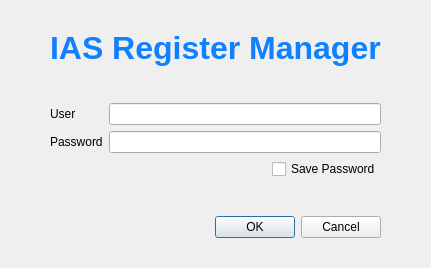
<?xml version="1.0" encoding="UTF-8"?>
<ui version="4.0">
 <class>LoginDialog</class>
 <widget class="QDialog" name="LoginDialog">
  <property name="geometry">
   <rect>
    <x>0</x>
    <y>0</y>
    <width>400</width>
    <height>268</height>
   </rect>
  </property>
  <property name="windowTitle">
   <string>IAS Register Manager Login</string>
  </property>
  <layout class="QVBoxLayout" name="verticalLayout">
   <property name="leftMargin">
    <number>50</number>
   </property>
   <property name="topMargin">
    <number>30</number>
   </property>
   <property name="rightMargin">
    <number>50</number>
   </property>
   <property name="bottomMargin">
    <number>30</number>
   </property>
   <item>
    <layout class="QHBoxLayout" name="horizontalLayout">
     <item>
      <spacer name="horizontalSpacer">
       <property name="orientation">
        <enum>Qt::Horizontal</enum>
       </property>
       <property name="sizeHint" stdset="0">
        <size>
         <width>40</width>
         <height>20</height>
        </size>
       </property>
      </spacer>
     </item>
     <item>
      <widget class="QLabel" name="label_title">
       <property name="text">
        <string>&lt;html&gt;&lt;head/&gt;&lt;body&gt;&lt;p&gt;&lt;span style=&quot; font-size:24pt; font-weight:600; color:#0f80ff;&quot;&gt;IAS Register Manager&lt;/span&gt;&lt;/p&gt;&lt;/body&gt;&lt;/html&gt;</string>
       </property>
       <property name="textFormat">
        <enum>Qt::RichText</enum>
       </property>
      </widget>
     </item>
     <item>
      <spacer name="horizontalSpacer_2">
       <property name="orientation">
        <enum>Qt::Horizontal</enum>
       </property>
       <property name="sizeHint" stdset="0">
        <size>
         <width>40</width>
         <height>20</height>
        </size>
       </property>
      </spacer>
     </item>
    </layout>
   </item>
   <item>
    <spacer name="verticalSpacer_2">
     <property name="orientation">
      <enum>Qt::Vertical</enum>
     </property>
     <property name="sizeHint" stdset="0">
      <size>
       <width>20</width>
       <height>40</height>
      </size>
     </property>
    </spacer>
   </item>
   <item>
    <layout class="QGridLayout" name="layoutMain">
     <item row="0" column="1">
      <widget class="QLineEdit" name="lineEditUser"/>
     </item>
     <item row="1" column="1">
      <widget class="QLineEdit" name="lineEditPassword">
       <property name="echoMode">
        <enum>QLineEdit::Password</enum>
       </property>
      </widget>
     </item>
     <item row="0" column="0">
      <widget class="QLabel" name="labelUser">
       <property name="text">
        <string>User</string>
       </property>
      </widget>
     </item>
     <item row="1" column="0">
      <widget class="QLabel" name="labelPassword">
       <property name="text">
        <string>Password</string>
       </property>
      </widget>
     </item>
     <item row="2" column="1">
      <layout class="QHBoxLayout" name="horizontalLayout_2">
       <item>
        <spacer name="horizontalSpacer_3">
         <property name="orientation">
          <enum>Qt::Horizontal</enum>
         </property>
         <property name="sizeHint" stdset="0">
          <size>
           <width>40</width>
           <height>20</height>
          </size>
         </property>
        </spacer>
       </item>
       <item>
        <widget class="QCheckBox" name="checkBoxSavePassword">
         <property name="text">
          <string>Save Password</string>
         </property>
        </widget>
       </item>
      </layout>
     </item>
    </layout>
   </item>
   <item>
    <spacer name="verticalSpacer">
     <property name="orientation">
      <enum>Qt::Vertical</enum>
     </property>
     <property name="sizeHint" stdset="0">
      <size>
       <width>20</width>
       <height>40</height>
      </size>
     </property>
    </spacer>
   </item>
   <item>
    <widget class="QDialogButtonBox" name="buttonBox">
     <property name="enabled">
      <bool>true</bool>
     </property>
     <property name="mouseTracking">
      <bool>false</bool>
     </property>
     <property name="tabletTracking">
      <bool>false</bool>
     </property>
     <property name="focusPolicy">
      <enum>Qt::NoFocus</enum>
     </property>
     <property name="autoFillBackground">
      <bool>false</bool>
     </property>
     <property name="standardButtons">
      <set>QDialogButtonBox::Cancel|QDialogButtonBox::Ok</set>
     </property>
     <property name="centerButtons">
      <bool>false</bool>
     </property>
    </widget>
   </item>
  </layout>
 </widget>
 <resources/>
 <connections>
  <connection>
   <sender>buttonBox</sender>
   <signal>accepted()</signal>
   <receiver>LoginDialog</receiver>
   <slot>accept()</slot>
   <hints>
    <hint type="sourcelabel">
     <x>271</x>
     <y>215</y>
    </hint>
    <hint type="destinationlabel">
     <x>199</x>
     <y>124</y>
    </hint>
   </hints>
  </connection>
  <connection>
   <sender>buttonBox</sender>
   <signal>rejected()</signal>
   <receiver>LoginDialog</receiver>
   <slot>reject()</slot>
   <hints>
    <hint type="sourcelabel">
     <x>271</x>
     <y>215</y>
    </hint>
    <hint type="destinationlabel">
     <x>199</x>
     <y>124</y>
    </hint>
   </hints>
  </connection>
 </connections>
</ui>
